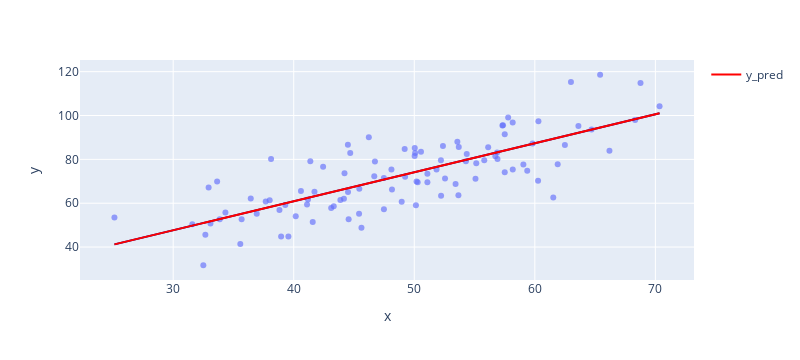

Notebook code cell kept with this figure:
### Markdown cell above
Sklearn è un tool pieno di modelli precompilati senza bisogno di usare keras o tensorflow per costruirsene uno.
Comodo per problemi noti.

### Code cell
import numpy as np
import matplotlib.pyplot as plt
import pandas as pd
import seaborn as sns

# the new one
from sklearn.linear_model import LinearRegression
from sklearn.model_selection import train_test_split

print("\n\n\n")
print("------------------------")
print("0 - Problem understanding")
print("------------------------")


path = "https://frenzy86.s3.eu-west-2.amazonaws.com/python/data/datalr.csv"
points = np.genfromtxt(path, delimiter=',') # att.ne path delimiter se cambia


print("abbiamo già studiato il dataset, ma diamoci un'occhiata con pandas")
df = pd.read_csv(path, header=None)
print(df.head(2))

print("il dataset è solo numerico, assumiamo che la colonna zero siano i termini noti (X) mentre le (y) siano le incognite della nostra distribuzione di esempio\n")

x = np.array(points[:,0]) # prima colonna indice 0
y = np.array(points[:,1]) # seconda colonna indice 1

print("\n\n\n")
print("diamo un'occhiata alla distribuzione")

#Plot the dataset
plt.scatter(x,y)
plt.xlabel('Hours of study')
plt.ylabel('Test scores')
plt.title('Original Dataset')
plt.show()

print("Controlliamo lo shape -> :", x.shape   ) # (100,) # vettore
print("Controlliamo il tipo x" , type(x[0]) ) 

print("x deve essere una matrice di input con shape (vet_dim, mat_dim) e deve diventare X, usiamo reshape" ) # (100,)

print("Creiamo i nostri valori da darein pasto (to feed) al modello in modo che rispettino le regole dell'algebra lineare (rango)")

print("\n\n\n")
print("------------------------")
print("1 - Declare Features and target")
print("------------------------")

X = x.reshape(-1, 1) # reashape when features number==1
Y = y # non ha senso usare la notazione matriciale !!!!, da qui in avanti verrà ignorata


print("------------------------")
print("2 split dataset in Training and Test with sklearn built-in function")
print("------------------------")

X_train, X_test, y_train, y_test = train_test_split(X, y,  test_size = 0.2,  random_state = 667 )

print("Ricontrolliamo lo shape -> :",  X.shape  ) # (100,1) # matrice
print("Controlliamo il tipo X" ,type(X[0]) ) 
print("Ora abbiamo una matrice (vettore nested)"  ) 

print("\n\n\n")



print("train del modello 'FULL' con tutti i dati")
model_full = LinearRegression()
from IPython.display import display # per visualizzare l'output del modello
display(model_full.fit(X, y))

print("Proviamo il modello 'FULL' per recuperare β₀, β₁ regressori")
print("Coefficienti angolari (vettore): ", model_full.coef_, " di cui la dimensione è " , len(model_full.coef_) ) # retta len 1, piano len 2 iperpiano len 3
print("Intercetta (scalare secco): ", model_full.intercept_) 
print("\n\n\n")
print("------------------------")
print("3 - in real world we need to train the model whith a partition of the problem as we have seen")
print("------------------------")

print("train del modello con una partizione dei dati")
model_train = LinearRegression()
from IPython.display import display # per visualizzare l'output del modello
display(model_train.fit(X_train, y_train))


print("Proviamo il modello 'TRAIN' per recuperare β₀, β₁ regressori")
print("Coefficienti angolari (vettore): ", model_train.coef_, " di cui la dimensione è " , len(model_train.coef_) ) # retta len 1, piano len 2 iperpiano len 3
print("Intercetta (scalare secco): ", model_train.intercept_) 



print("\n\n\n")
print("------------------------")
print("4 - creare la predizione sul modello TRAIN o FULL e plot")
print("------------------------")
print("il modello ci serve per creare una retta (in questo caso di esempio, la più adatta ad approssimare i risultati del nostro esperimento anche per rilevazioni che non abbiamo.")

print("proviamo il modello 'FULL'")
y_pred_full = model_full.predict(X)
plt.scatter(X,y_pred_full,) # https://matplotlib.org/stable/users/explain/colors/colormaps.html
plt.scatter(X,y, ) # default distrib
plt.plot(x, y_pred_full,'-r') # retta
plt.xlabel('Hours of study')
plt.ylabel('Test scores')
plt.title('FULL model - Simple Linear Regression')
plt.show()



print("proviamo il modello 'TRAIN'")
y_pred_train = model_train.predict(X)
plt.scatter(X,y_pred_train,) # https://matplotlib.org/stable/users/explain/colors/colormaps.html
plt.scatter(X,y, ) # default distrib
plt.plot(x, y_pred_train,'-r') # retta
plt.xlabel('Hours of study')
plt.ylabel('Test scores')
plt.title('TRAIN - Simple Linear Regression')
plt.show()



print("Proviamo a plottare la distribuzione dell'errore assoluto delle previsioni rispetto ai dati reali")
print("errore 'FULL'")
fig = plt.figure()
#sns.distplot((Y - y_pred), bins = 20)
sns.histplot((y - y_pred_full), kde=True);
fig.suptitle('Error Terms FULL model', fontsize = 20)                  # Plot heading
plt.xlabel('Errors', fontsize = 18)
plt.show()


print("errore 'TRAIN'")
fig = plt.figure()
#sns.distplot((Y - y_pred), bins = 20)
sns.histplot((y - y_pred_train), kde=True);
fig.suptitle('Error Terms TRAIN model', fontsize = 20)                  # Plot heading
plt.xlabel('Errors', fontsize = 18)
plt.show()


print("\n\n\n")
print("Ora visualizziamo un grafico più interattivo con plotly")
import plotly.express as px
import plotly.graph_objects as go
# prende in input i vettori e non le matrici
fig = px.scatter(x=x, y=y, opacity=0.65, trendline='ols', trendline_color_override='darkblue', width=800)
fig.add_trace(go.Scatter(x=x, y=y_pred, mode='lines', name='y_pred', line=dict(color='red'))) # aggiunge la retta del modello lineare
fig.show()




print("\n\n\n")
print("Ora valutiamo la bontà del modello, possiamo solo farlo con il modello TRAIN perchè abbiamo conservato dei dati di paragone")

### Figure 1 — Plotly figure (JSON) as saved in the notebook; plotly's stock layout.template omitted (floating-point values rounded to 4 significant figures)
{"data": [{"hovertemplate": "x=%{x}<br>y=%{y}<extra></extra>", "legendgroup": "", "marker": {"color": "#636efa", "opacity": 0.65, "symbol": "circle"}, "mode": "markers", "name": "", "orientation": "v", "showlegend": false, "type": "scatter", "x": [32.5, 53.43, 61.53, 47.48, 59.81, 55.14, 52.21, 39.3, 48.11, 52.55, 45.42, 54.35, 44.16, 58.17, 56.73, 48.96, 44.69, 60.3, 45.62, 38.82, 66.19, 65.42, 47.48, 41.58, 51.85, 59.37, 57.31, 63.62, 46.74, 50.56, 52.22, 35.57, 42.44, 58.16, 57.5, 45.44, 61.9, 33.09, 36.44, 37.68, 44.56, 43.32, 50.07, 43.87, 63.0, 32.67, 40.17, 53.58, 33.86, 64.71, 38.12, 44.5, 40.6, 41.72, 51.09, 55.08, 41.38, 62.49, 49.2, 41.1, 41.18, 50.19, 52.38, 50.14, 33.64, 39.56, 56.13, 57.36, 60.27, 35.68, 31.59, 53.66, 46.68, 43.11, 70.35, 44.49, 57.5, 36.93, 55.81, 38.95, 56.9, 56.87, 34.33, 59.05, 57.79, 54.28, 51.09, 50.28, 44.21, 38.01, 32.94, 53.69, 68.77, 46.23, 68.32, 50.03, 49.24, 50.04, 48.15, 25.13], "xaxis": "x", "y": [31.71, 68.78, 62.56, 71.55, 87.23, 78.21, 79.64, 59.17, 75.33, 71.3, 55.17, 82.48, 62.01, 75.39, 81.44, 60.72, 82.89, 97.38, 48.85, 56.88, 83.88, 118.6, 57.25, 51.39, 75.38, 74.77, 95.46, 95.23, 79.05, 83.43, 63.36, 41.41, 76.62, 96.77, 74.08, 66.59, 77.77, 50.72, 62.12, 60.81, 52.68, 58.57, 82.91, 61.42, 115.2, 45.57, 54.08, 87.99, 52.73, 93.58, 80.17, 65.1, 65.56, 65.28, 73.43, 71.14, 79.1, 86.52, 84.74, 59.36, 61.68, 69.85, 86.1, 59.11, 69.9, 44.86, 85.5, 95.54, 70.25, 52.72, 50.39, 63.64, 72.25, 57.81, 104.3, 86.64, 91.49, 55.23, 79.55, 44.85, 80.21, 83.14, 55.72, 77.63, 99.05, 79.12, 69.59, 69.51, 73.69, 61.37, 67.17, 85.67, 114.9, 90.12, 97.92, 81.54, 72.11, 85.23, 66.22, 53.45], "yaxis": "y"}, {"hovertemplate": "<b>OLS trendline</b><br>y = 1.32243 * x + 7.99102<br>R<sup>2</sup>=0.598656<br><br>x=%{x}<br>y=%{y} <b>(trend)</b><extra></extra>", "legendgroup": "", "line": {"color": "darkblue"}, "marker": {"color": "#636efa", "symbol": "circle"}, "mode": "lines", "name": "", "showlegend": false, "type": "scatter", "x": [25.13, 31.59, 32.5, 32.67, 32.94, 33.09, 33.64, 33.86, 34.33, 35.57, 35.68, 36.44, 36.93, 37.68, 38.01, 38.12, 38.82, 38.95, 39.3, 39.56, 40.17, 40.6, 41.1, 41.18, 41.38, 41.58, 41.72, 42.44, 43.11, 43.32, 43.87, 44.16, 44.21, 44.49, 44.5, 44.56, 44.69, 45.42, 45.44, 45.62, 46.23, 46.68, 46.74, 47.48, 47.48, 48.11, 48.15, 48.96, 49.2, 49.24, 50.03, 50.04, 50.07, 50.14, 50.19, 50.28, 50.56, 51.09, 51.09, 51.85, 52.21, 52.22, 52.38, 52.55, 53.43, 53.58, 53.66, 53.69, 54.28, 54.35, 55.08, 55.14, 55.81, 56.13, 56.73, 56.87, 56.9, 57.31, 57.36, 57.5, 57.5, 57.79, 58.16, 58.17, 59.05, 59.37, 59.81, 60.27, 60.3, 61.53, 61.9, 62.49, 63.0, 63.62, 64.71, 65.42, 66.19, 68.32, 68.77, 70.35], "xaxis": "x", "y": [41.22, 49.76, 50.97, 51.19, 51.55, 51.76, 52.48, 52.77, 53.39, 55.03, 55.17, 56.18, 56.83, 57.81, 58.25, 58.4, 59.32, 59.51, 59.96, 60.3, 61.11, 61.68, 62.35, 62.45, 62.71, 62.97, 63.16, 64.11, 65.0, 65.28, 66.01, 66.39, 66.46, 66.83, 66.84, 66.91, 67.09, 68.06, 68.08, 68.32, 69.13, 69.73, 69.8, 70.77, 70.78, 71.61, 71.67, 72.73, 73.06, 73.11, 74.15, 74.16, 74.21, 74.29, 74.36, 74.49, 74.85, 75.55, 75.55, 76.55, 77.04, 77.05, 77.26, 77.48, 78.64, 78.84, 78.95, 78.99, 79.78, 79.87, 80.83, 80.91, 81.79, 82.22, 83.01, 83.2, 83.24, 83.78, 83.85, 84.04, 84.04, 84.41, 84.91, 84.91, 86.08, 86.5, 87.09, 87.69, 87.73, 89.36, 89.84, 90.64, 91.3, 92.12, 93.56, 94.5, 95.52, 98.34, 98.93, 101.0], "yaxis": "y"}, {"line": {"color": "red"}, "mode": "lines", "name": "y_pred", "type": "scatter", "x": [32.5, 53.43, 61.53, 47.48, 59.81, 55.14, 52.21, 39.3, 48.11, 52.55, 45.42, 54.35, 44.16, 58.17, 56.73, 48.96, 44.69, 60.3, 45.62, 38.82, 66.19, 65.42, 47.48, 41.58, 51.85, 59.37, 57.31, 63.62, 46.74, 50.56, 52.22, 35.57, 42.44, 58.16, 57.5, 45.44, 61.9, 33.09, 36.44, 37.68, 44.56, 43.32, 50.07, 43.87, 63.0, 32.67, 40.17, 53.58, 33.86, 64.71, 38.12, 44.5, 40.6, 41.72, 51.09, 55.08, 41.38, 62.49, 49.2, 41.1, 41.18, 50.19, 52.38, 50.14, 33.64, 39.56, 56.13, 57.36, 60.27, 35.68, 31.59, 53.66, 46.68, 43.11, 70.35, 44.49, 57.5, 36.93, 55.81, 38.95, 56.9, 56.87, 34.33, 59.05, 57.79, 54.28, 51.09, 50.28, 44.21, 38.01, 32.94, 53.69, 68.77, 46.23, 68.32, 50.03, 49.24, 50.04, 48.15, 25.13], "y": [50.97, 78.64, 89.36, 70.77, 87.09, 80.91, 77.04, 59.96, 71.61, 77.48, 68.06, 79.87, 66.39, 84.91, 83.01, 72.73, 67.09, 87.73, 68.32, 59.32, 95.52, 94.5, 70.78, 62.97, 76.55, 86.5, 83.78, 92.12, 69.8, 74.85, 77.05, 55.03, 64.11, 84.91, 84.04, 68.08, 89.84, 51.76, 56.18, 57.81, 66.91, 65.28, 74.21, 66.01, 91.3, 51.19, 61.11, 78.84, 52.77, 93.56, 58.4, 66.84, 61.68, 63.16, 75.55, 80.83, 62.71, 90.64, 73.06, 62.35, 62.45, 74.36, 77.26, 74.29, 52.48, 60.3, 82.22, 83.85, 87.69, 55.17, 49.76, 78.95, 69.73, 65.0, 101.0, 66.83, 84.04, 56.83, 81.79, 59.51, 83.24, 83.2, 53.39, 86.08, 84.41, 79.78, 75.55, 74.49, 66.46, 58.25, 51.55, 78.99, 98.93, 69.13, 98.34, 74.15, 73.11, 74.16, 71.67, 41.22]}], "layout": {"height": 360, "legend": {"tracegroupgap": 0}, "margin": {"t": 60}, "width": 800, "xaxis": {"anchor": "y", "autorange": true, "domain": [0, 1], "range": [22.27, 73.2], "title": {"text": "x"}, "type": "linear"}, "yaxis": {"anchor": "x", "autorange": true, "domain": [0, 1], "range": [24.98, 125.3], "title": {"text": "y"}, "type": "linear"}}}
